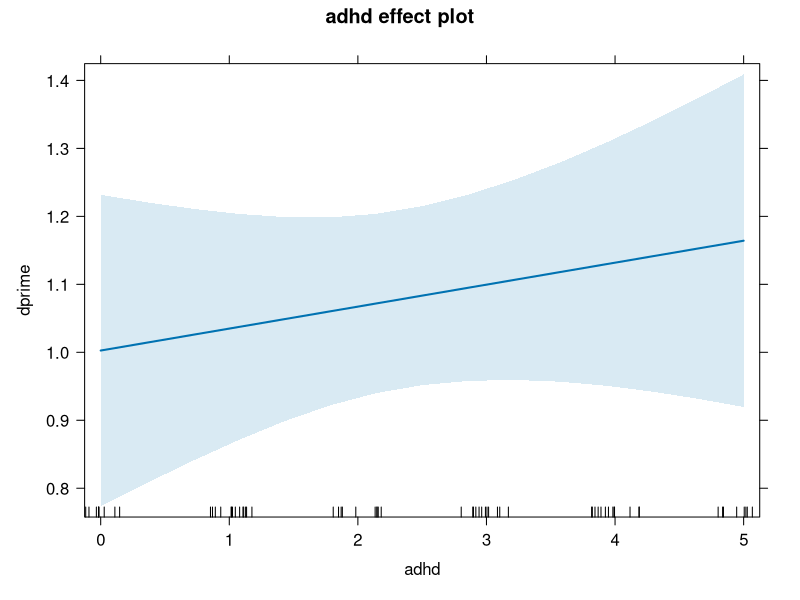
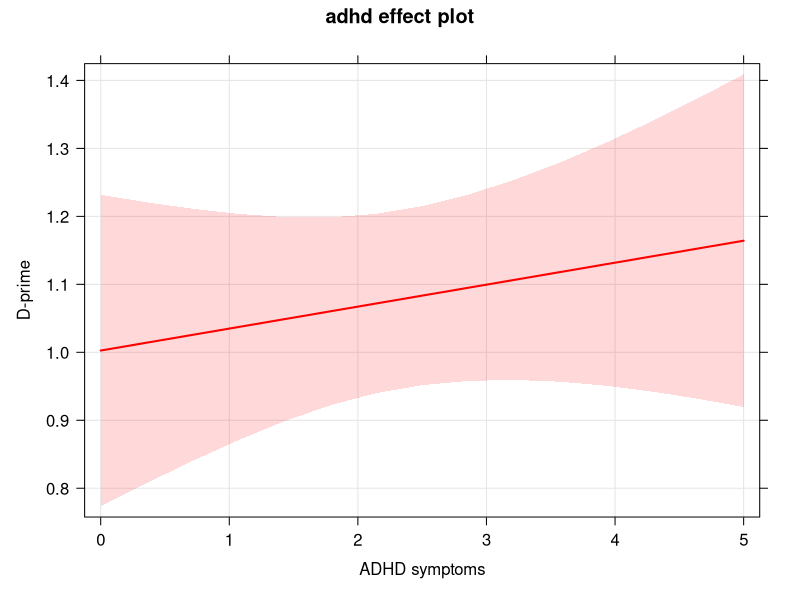
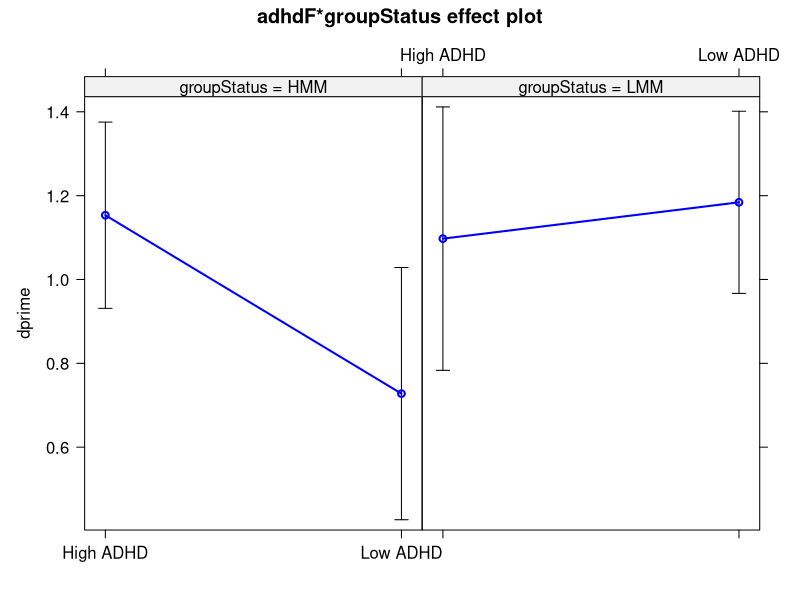

R code for these plots, in order:
## ---- chunk 1

df <- read.csv("uncapher_2016_repeated_measures_dataset.csv")
head(df)
## ---- chunk 2
library(tidyverse)
 df <- df %>%   
    # only keep data from the task when distractor was present
   dplyr::filter(numDist == 6) %>%
   # only include high or low groups for multitasking.
   dplyr::filter(groupStatus != "") %>%
   # if adhd score is lower than mean, label "low", else label "high""
   mutate(adhdF = as.factor(ifelse(adhd < mean(adhd), "Low ADHD", "High ADHD")))
  
names(df)
## ---- chunk 3
# ttest looking at the effect of ADHD group (IV) on dprime (DV)
t.test(dprime ~ adhdF, data = df)

## ---- chunk 4
lm(dprime ~ adhd, data = df)

## ---- chunk 5
aov(dprime ~ adhdF, data = df)

## ---- chunk 6
lm(dprime ~ adhd + bis, data = df)

## ---- chunk 7
aov(dprime ~ adhdF + bis, data = df)

## ---- chunk 8
lm(dprime ~ adhd*bis, data = df)

## ---- chunk 9
aov(dprime ~ adhdF*groupStatus, data = df)

## ---- chunk 10
cor.test(df$dprime, df$adhd)

## ---- chunk 11
# first, we will save our model object and call it lm1
lm1 <-  lm(dprime ~ adhd, data = df)
# then we will ask for the summary of the model results
summary(lm1)


# save the model 
save (lm1, file = "my_model.Rda")
## ---- chunk 12
summary(lm1)$coefficients

# save the table for later
my_table <- summary(lm1)$coefficients
save(my_table, file = "my_table.Rda")
## ---- chunk 13

a1 <- aov(dprime ~ adhdF, data = df)

summary(a1)
## ---- chunk 14

a2 <- aov(dprime ~ adhdF * groupStatus, data = df)

summary(a2)
## ---- chunk 15
#install.packages("effects")
library(effects)

## ---- chunk 16
# This function requires the X variable in quotes, and the saved model object
plot(effect("adhd", lm1))

## ---- chunk 17

plot(effect("adhd", lm1), rug = F, colors = "red", xlab = "ADHD symptoms", ylab = "D-prime",
     axes=list(grid=TRUE))

## ---- chunk 18
plot(effect("adhdF:groupStatus", a2), xlab = "", colors = c("Blue", "Black"))
